Frame 1 (no input): blank canvas, image omitted
Frame 60 (no input): blank canvas, image omitted
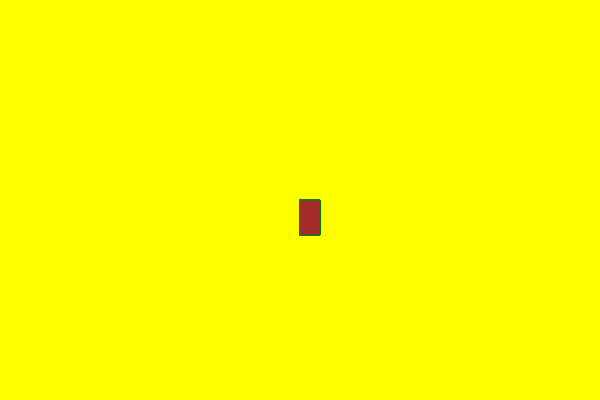
Frame 120 (the mouse pressed at the canvas centre since frame 60)

The p5.js sketch whose frames 1 and 60 were blank and that drew this single picture after the mouse press (run headless with seeded random() and noise() and a simulated clock; from frame 60 on, the mouse is pressed at the canvas centre):

// p5.js sketch
// ── sketch.js
function setup() {
    createCanvas(600, 400);
    background("yellow")
  }
  
  function draw() {
    stroke("green");
    fill("brown");
    
    
    if (mouseIsPressed) {
      rect(mouseX, mouseY, 20, 35);
    }
  }
